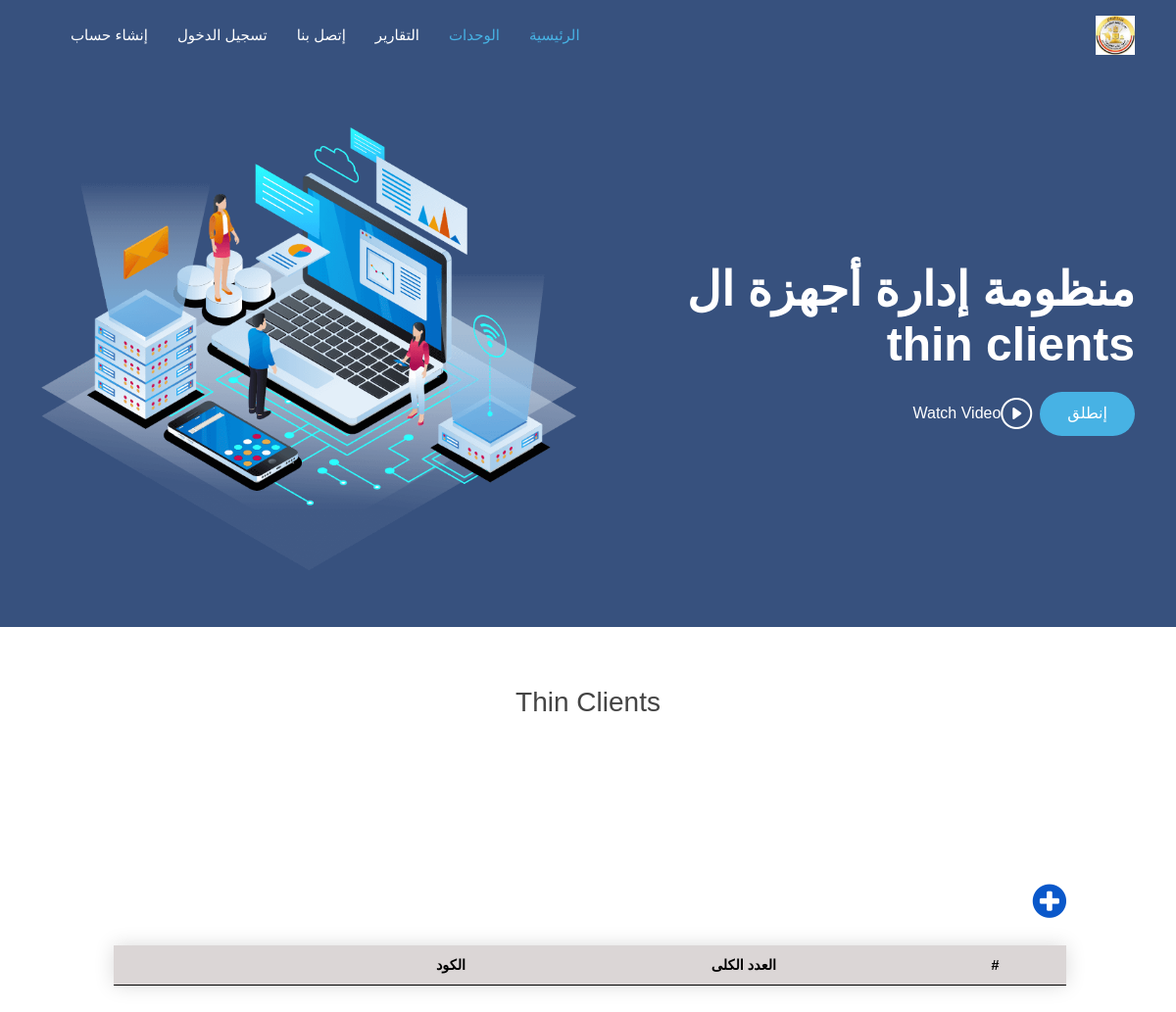
Page /devices/codeTotal on the earlier database version.
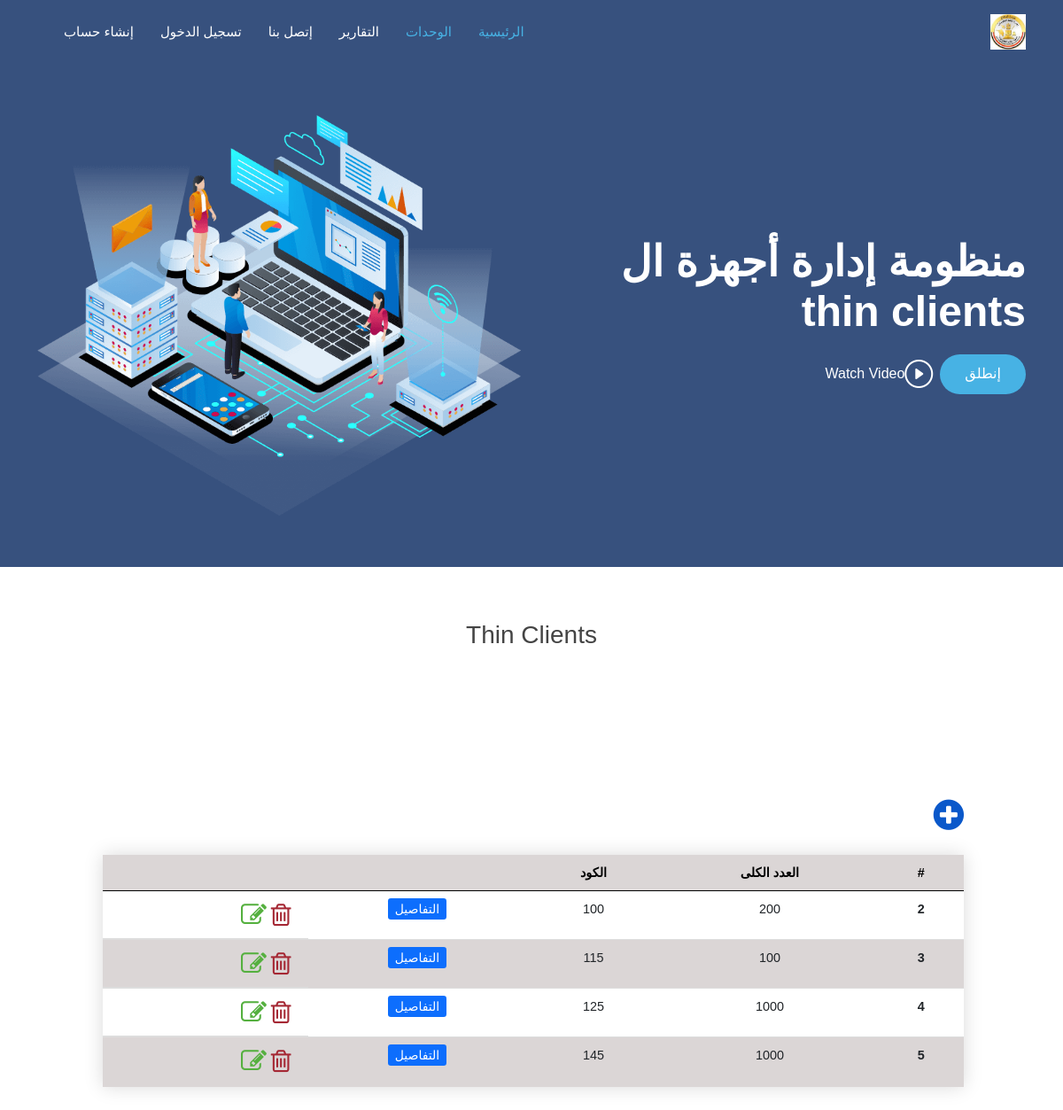
Same page on the later database version.
### devices/models.py (models this page shows, shortened)
class ThinCodeTotal(models.Model):
    code = models.ForeignKey(ThinCodeName, on_delete=models.CASCADE)
    total = models.IntegerField(null=True, blank=True)

class ThinCodeName(models.Model):
    NAME_CHOICES = (
        ('إدارة المشاة', 'إدارة المشاة'),
        ('إدارة المدرعات', 'إدارة المدرعات'),
        ('إدارة المدفعية', 'إدارة المدفعية'),
        ('إدارة المركبات', 'إدارة المركبات'),
        ('إدارة الشرطة العسكرية', 'إدارة الشرطة العسكرية'),
        ('إدارة الشؤون المعنوية', 'إدارة الشؤون المعنوية'),
        ('جهاز الرياضة العسكري', 'جهاز الرياضة العسكري'),
        ('هيئة التدريب للقوات المسلحة', 'هيئة التدريب للقوات المسلحة'),
        ('هيئة التفتيش للقوات المسلحة', 'هيئة التفتيش للقوات المسلحة'),
        ('إدارة الأسلحة والذخيرة', 'إدارة الأسلحة والذخيرة'),
        ('إدارة البحوث الفنية والتطوير', 'إدارة البحوث الفنية والتطوير'),
        ('مركز التنمية البشرية والعلوم السلوكية', 'مركز التنمية البشرية والعلوم السلوكية'),
        ('إدارة نوادي وفاندق ضباط ق.م', 'إدارة نوادي وفاندق ضباط ق.م'),
        (' جهاز مشروعات الخدمة الوطنية', 'جهاز مشروعات الخدمة الوطنية'),
        ('هيئة القضاء العسكري', 'هيئة القضاء العسكري'),
        ('إدارة المدعي العام', 'إدارة المدعي العام'),
        ('إدارة المحاكم العسكرية', 'إدارة المحاكم العسكرية'),
        ('إدارة الحرب الكيمائية', 'إدارة الحرب الكيمائية'),
        ('إدارة المتاحف العسكرية', 'إدارة المتاحف العسكرية'),
        ('قيادة قوات حرس الحدود', 'قيادة قوات حرس الحدود'),
        ('قيادة قوات الدفاع الشعبي والعسكري', 'قيادة قوات الدفاع الشعبي والعسكري'),
        ('إدارة الموسيقات العسكرية', 'إدارة الموسيقات العسكرية'),
        ('دار المحفوظات المركزية', 'دار المحفوظات المركزية'),
        ('المركز الرئيسية للتنبؤات الجوية', 'المركز الرئيسية للتنبؤات الجوية'),
        ('جهاز مراقبة وضمان الجودة/هيئة التسليح ق.م', 'جهاز مراقبة وضمان الجودة/هيئة التسليح ق.م'),
        (' إدارة التعليم والتدريب المهني', 'إدارة التعليم والتدريب المهني'),
        ('قيادة القوات الجوية', 'قيادة القوات الجوية'),
        ('المركز الإعلامي العسكري', 'المركز الإعلامي العسكري'),
        ('مركز تطوير وصيانة معدات النظم الألية', 'مركز تطوير وصيانة معدات النظم الألية'),
        ('مركز تدريب الية القيادة والسيطرة', 'مركز تدريب الية القيادة والسيطرة'),
        ('المنظومة تحرير', 'المنظومة تحرير'),
        ('إدارة المحفوظات المركزية', 'إدارة المحفوظات المركزية'),
        ('إدارة المياه', 'إدارة المياه'),
        ('إدارة الإشارة', 'إدارة الإشارة'),
        ('CCTV ', 'CCTV'),
        ('دفاع جوي', 'دفاع جوي'),
        ('جهاز تنمية الموارد المالية', 'جهاز تنمية الموارد المالية'),
        ('مؤسسة صندوق الجلاء للقوات المسلحة', 'مؤسسة صندوق الجلاء للقوات المسلحة'),
        ('صندوق التأميني التكميلي', 'صندوق التأميني التكميلي'),
        ('مؤسسة القروض', 'مؤسسة القروض'),
        ('صندوق التأمين الخاص', 'صندوق التأمين الخاص'),
        ('صندوق إسكان أفراد القوات المسلحة', 'صندوق إسكان أفراد القوات المسلحة'),
        ('هيئة الشؤون المالية للقوات المسلحة', 'هيئة الشؤون المالية للقوات المسلحة'),
        ('إدارة التفتيش والمحاسبات', 'إدارة التفتيش والمحاسبات'),
        ('إدارة الميزانية', 'إدارة الميزانية'),
        ('إدارة العلاقات العامة والتمويل الخارجي', 'إدارة العلاقات العامة والتمويل الخارجي'),
        ('الإدارة المركزية للمحاسبات', 'الإدارة المركزية للمحاسبات'),
        ('إدارة التأمين والمعاشات', 'إدارة التأمين والمعاشات'),
        ('هيئة التنظيم والإدارة للقوات المسلحة', 'هيئة التنظيم والإدارة للقوات المسلحة'),
        ('إدارة التجنيد والتعبئة', 'إدارة التجنيد والتعبئة'),
        ('إدارة السجلات العسكرية', 'إدارة السجلات العسكرية'),
        ('فرع الإنتقاء والتوجيه', 'فرع الإنتقاء والتوجي'),
        ('إدارة شؤون العاملين المدنيين', 'إدارة شؤون العاملين المدنيين'),
    )
    name = models.CharField(max_length=255, null=True, blank=True, choices=NAME_CHOICES, unique=True)
    code = models.IntegerField(blank=True, null=True)

### devices/views.py (the view)
# urls.py: path('codeTotal', views.all_codetotal, name='code-total'),
def all_codetotal(request):
    units = ThinCodeTotal.objects.all()
    names = [x for x in ThinCodeName.NAME_CHOICES if x in units.values_list('code__name', flat=True)]
    context = {"units": units, "unit_names": names}
    return render(request, 'devices/code_total.html', context)

### devices/templates/devices/code_total.html (shortened to what this page needs)
{% extends 'main.html' %}
{% load static %}
{% block body %}
    <main id="main">
    <section>
        <div class="section-title">
            <h3>Thin Clients</h3>
        </div>
                <div id="get-started" class="padd-section text-center" style="width: 90%;margin: 8rem 7rem;">
            <div style="display:flex; flex-direction:row;">
                <i data-bs-toggle="modal" data-bs-target="#createModal" class="fa fa-plus-circle" aria-hidden="true"
                   style="color:#0a58ca;display:flex; order: 1; font-size: 40px;"></i>
            </div>
            <table class="table styled-table" style="width: 90%;">
                <thead>
                <tr>
                    <th scope="col">#</th>
                    <th scope="col">العدد الكلى</th>
                                        <th scope="col">الكود</th>
                                     <th scope="col"></th>
                    <th scope="col"></th>
                </tr>
                </thead>
                <tbody>
                {% for unit in units %}
                    <tr>
                        <th scope="row">{{ unit.pk }}</th>
                        <td>{{ unit.total }}</td>
                        <td>{{ unit.code.code }}</td>
<td> <a class="btn-sm btn-primary" href="{% url 'unit-detail-code' unit.code.pk %}">التفاصيل</a></td>
                        <td style="display:flex; flex-direction:row;"><i data-bs-toggle="modal"
                                                                         data-bs-target="#deleteModal"
                                                                         id="{{ unit.pk }}"
                                                                         style="color:#a52834; font-size:29px; margin-inline: 0.3rem;"
                                                                         class="fa fa-trash-o sara_delete"
                                                                         aria-hidden="true"></i>
                            <i data-bs-toggle="modal" data-bs-target="#updateModal"
                               style="color:#55b03f; font-size:29px;" id="{{ unit.pk }}"
                               class="fa fa-pencil-square-o sara_edit" aria-hidden="true"></i>
                        </td>
                    </tr>
                {% endfor %}
                </tbody>
            </table>
        </div>
    </section>
    </main>
{% endblock body %}

Differences in the rows shown:
added ThinCodeTotal: pk "2", total "200", code.code "100"
added ThinCodeTotal: pk "3", total "100", code.code "115"
added ThinCodeTotal: pk "4", total "1000", code.code "125"
added ThinCodeTotal: pk "5", total "1000", code.code "145"
